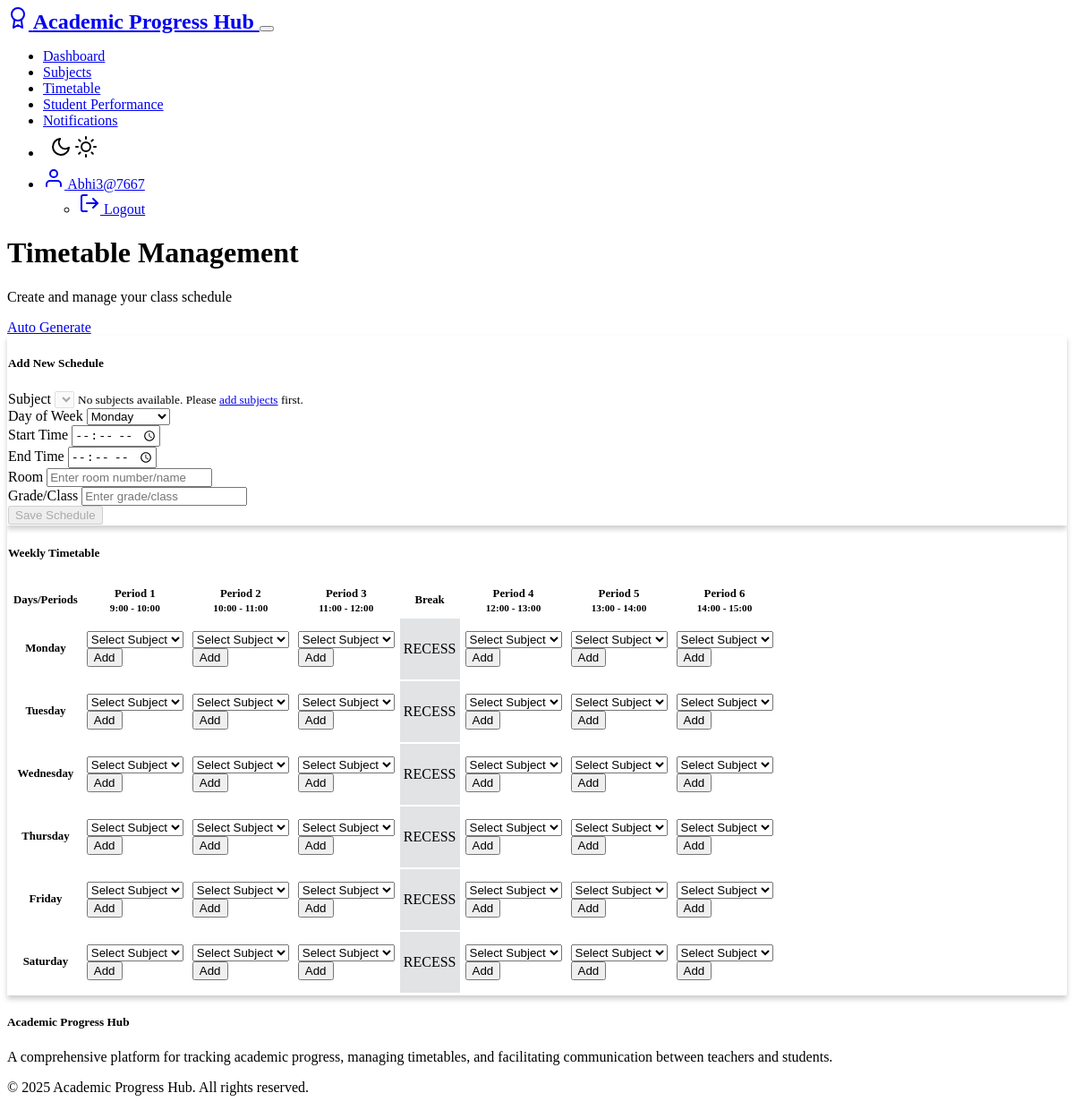
The app's page /teacher/timetable (signed in), older data.
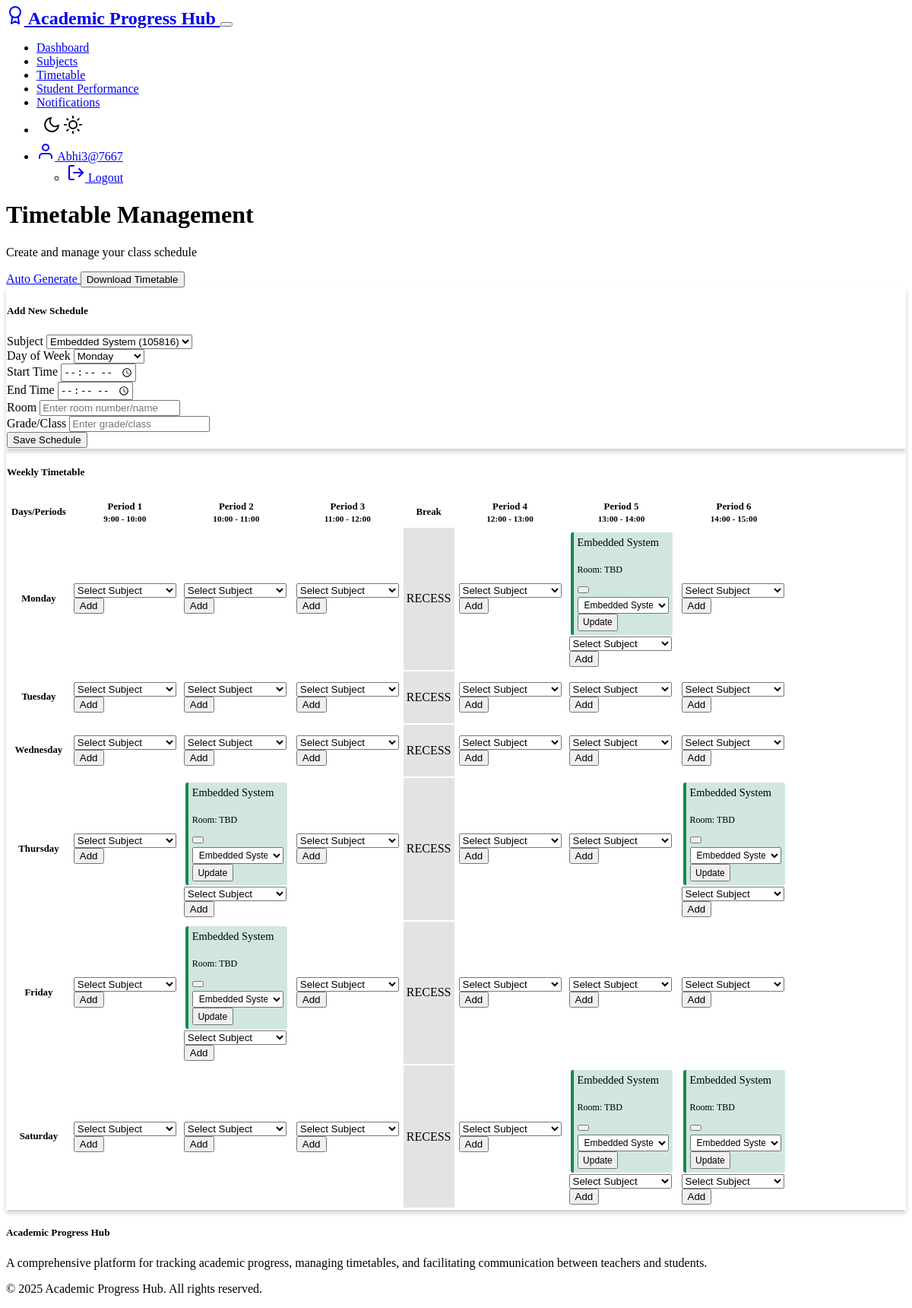
The same page, newer data.
### models.py (models this page shows, shortened)
class Timetable(db.Model):
    __tablename__ = 'timetables'
    id = db.Column(db.Integer, primary_key=True)
    day_of_week = db.Column(db.String(10), nullable=False)
    start_time = db.Column(db.Time, nullable=False)
    end_time = db.Column(db.Time, nullable=False)
    room = db.Column(db.String(20))
    teacher_id = db.Column(db.Integer, db.ForeignKey('teachers.id'), nullable=False)
    subject_id = db.Column(db.Integer, db.ForeignKey('subjects.id'), nullable=False)
    grade = db.Column(db.String(50), nullable=False)  # To identify which students this applies to

class Subject(db.Model):
    __tablename__ = 'subjects'
    id = db.Column(db.Integer, primary_key=True)
    name = db.Column(db.String(100), nullable=False)
    code = db.Column(db.String(20), nullable=False, unique=True)
    type = db.Column(db.String(20), nullable=False, default='Theory')
    teacher_id = db.Column(db.Integer, db.ForeignKey('teachers.id'), nullable=False)
    timetables = db.relationship('Timetable', backref='subject', cascade='all, delete-orphan')
    performances = db.relationship('Performance', backref='subject', cascade='all, delete-orphan')

### routes/teacher_routes.py (the view)
    def decorated_function(*args, **kwargs):
        if not current_user.is_authenticated or current_user.role != 'teacher':
            flash('Access denied: Teacher permissions required.', 'danger')
            return redirect(url_for('auth.login'))
        return f(*args, **kwargs)

### forms.py
class TimetableForm(FlaskForm):
    subject_id = SelectField('Subject', coerce=int, validators=[DataRequired()])
    day_of_week = SelectField('Day of Week', choices=[
        ('Monday', 'Monday'),
        ('Tuesday', 'Tuesday'),
        ('Wednesday', 'Wednesday'),
        ('Thursday', 'Thursday'),
        ('Friday', 'Friday'),
        ('Saturday', 'Saturday')
    ], validators=[DataRequired()])
    start_time = TimeField('Start Time', validators=[DataRequired()])
    end_time = TimeField('End Time', validators=[DataRequired()])
    room = StringField('Room', validators=[DataRequired()])
    grade = StringField('Grade/Class', validators=[DataRequired()])
    submit = SubmitField('Save Schedule')

### app.py (called while the page is built)
@login_manager.user_loader
def load_user(user_id):
    from models import User
    return User.query.get(int(user_id))

### templates/teacher/timetable.html (shortened to what the changed rows need)
{% extends 'layout.html' %}
{% block content %}
<div class="row mb-4 align-items-center">
    <div class="col">
        <h1 class="mb-0">Timetable Management</h1>
    </div>
    <div class="col-auto">
        <a href="{{ url_for('teacher.timetable_generator') }}" class="btn btn-primary me-2">
            Auto Generate
        </a>
        {% if timetable_entries %}
        <button class="btn btn-success" id="downloadBtn">
            Download Timetable
        </button>
        {% endif %}
    </div>
</div>
<div class="row">
    <div class="col-lg-4 mb-4">
        <div class="card">
            <div class="card-body">
                <form method="POST" action="{{ url_for('teacher.timetable') }}">
                    <div class="mb-3">
                        <label for="subject_id" class="form-label">{{ form.subject_id.label }}</label>
                        {% if form.subject_id.choices|length > 0 %}
                            {{ form.subject_id(class="form-select", id="subject_id") }}
                        {% else %}
                            {{ form.subject_id(class="form-select", id="subject_id", disabled=true) }}
                            <small class="text-danger">No subjects available. Please <a href="{{ url_for('teacher.subjects') }}">add subjects</a> first.</small>
                        {% endif %}
                    </div>
                    <div class="d-grid">
                        {% if form.subject_id.choices|length > 0 %}
                            {{ form.submit(class="btn btn-primary") }}
                        {% else %}
                            {{ form.submit(class="btn btn-primary", disabled=true) }}
                        {% endif %}
                    </div>
                </form>
            </div>
        </div>
    </div>
    <div class="col-lg-8">
        <div class="card">
            <div class="card-body">
                <div class="table-responsive">
                    <table class="table table-bordered text-center align-middle" id="timetableTable" style="min-width: 400px;">
                        <thead>
                            <tr>
                                <th class="align-middle" style="width: 50px;">Days/Periods</th>
                                {% for period in range(1, 7) %}
                                    <th class="align-middle" style="width: 70px;">Period {{ period }}<br><small>{{ (8 + period)|string }}:00 - {{ (9 + period)|string }}:00</small></th>
                                    {% if period == 3 %}
                                        <th class="bg-warning align-middle" style="width: 50px;">Break</th>
                                    {% endif %}
                                {% endfor %}
                            </tr>
                        </thead>
                        <tbody>
                            {% set days = ['Monday', 'Tuesday', 'Wednesday', 'Thursday', 'Friday', 'Saturday'] %}
                            {% for day in days %}
                                <tr>
                                    <th class="align-middle">{{ day }}</th>
                                    {% for period in range(1, 7) %}
                                        <td class="align-middle" style="height: 60px;">
                                            {% set found = false %}
                                            {% for timetable, subject in timetable_entries %}
                                                {% if timetable.day_of_week == day and (timetable.start_time.hour - 8) == period %}
                                                    {% set found = true %}
                                                    <div class="period-slot {% if subject.type == 'Theory' %}bg-success-subtle{% else %}bg-primary-subtle{% endif %} p-2 rounded">
                                                        <span class="subject-name">{{ subject.name }}</span><br>
                                                        <small class="text-muted">Room: {{ timetable.room }}</small>
                                                        <div class="mt-2">
                                                            <form method="POST" action="{{ url_for('teacher.delete_timetable', timetable_id=timetable.id) }}" class="d-inline" onsubmit="return confirm('Are you sure you want to delete this entry?');">
                                                                <button type="submit" class="btn btn-sm btn-danger me-1">
                                                                </button>
                                                            </form>
                                                            <form method="POST" action="{{ url_for('teacher.update_timetable') }}" class="d-inline">
                                                                <select name="subject_id" class="form-select form-select-sm d-inline-block w-auto me-1">
                                                                    {% for s in subjects %}
                                                                        <option value="{{ s.id }}" {% if s.id == subject.id %}selected{% endif %}>
                                                                            {{ s.name }}
                                                                        </option>
                                                                    {% endfor %}
                                                                </select>
                                                                <button type="submit" class="btn btn-sm btn-primary">Update</button>
                                                            </form>
                                                        </div>
                                                    </div>
                                                {% endif %}
                                            {% endfor %}
                                            {% if not found %}
                                                <form method="POST" action="{{ url_for('teacher.update_timetable') }}">
                                                    <select name="subject_id" class="form-select form-select-sm mb-2">
                                                        <option value="" disabled selected>Select Subject</option>
                                                    </select>
                                                    <button type="submit" class="btn btn-sm btn-primary">Add</button>
                                                </form>
                                            {% endif %}
                                        </td>
                                        {% if period == 3 %}
                                            <td class="bg-light align-middle">RECESS</td>
                                        {% endif %}
                                    {% endfor %}
                                </tr>
                            {% endfor %}
                        </tbody>
                    </table>
                </div>
            </div>
        </div>
    </div>
</div>
{% endblock %}

Row changes from the older to the newer data that the page shows:
added Timetable: name "Embedded System", room "TBD", subject_id "Embedded System"
added Timetable: name "Embedded System", room "TBD", subject_id "Embedded System"
added Timetable: name "Embedded System", room "TBD", subject_id "Embedded System"
added Timetable: name "Embedded System", room "TBD", subject_id "Embedded System"
added Timetable: name "Embedded System", room "TBD", subject_id "Embedded System"
added Timetable: name "Embedded System", room "TBD", subject_id "Embedded System"
Text that changed along with them:
form field subject_id: (not shown) → "Embedded System (105816)"
form field submit: (not shown) → "Save Schedule"
form field submit: "Save Schedule" → (not shown)
text no longer shown: "No subjects available. Please add subjects first."
text now shown: "Download Timetable"
